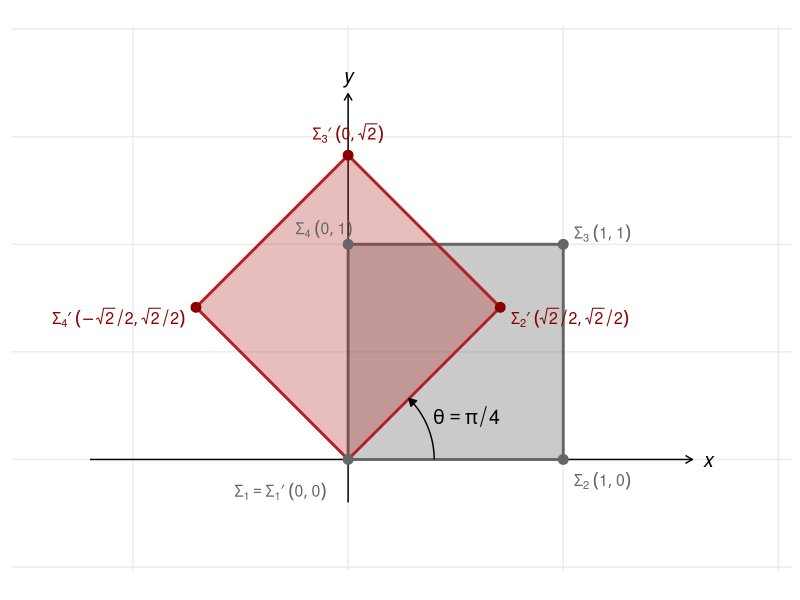

Reproduce this figure in R.
## ---- chunk 1
# Define entries of sigma_1 in row-wise order
entries <- c(4, 0, 2, 1,
             3, 1, 4, 2,
             2, 0, 1, 3)

# Construct 3x4 matrix using row-wise filling
A <- matrix(entries, nrow = 3, ncol = 4, byrow = TRUE)
A
## ---- chunk 2
class(A)
dim(A)
## ---- chunk 3
r1 <- A[1, , drop = FALSE]
r1
class(r1)
dim(r1)
## ---- chunk 4
c1 <- A[, 1, drop = FALSE]
c1
class(c1)
dim(c1)
## ---- chunk 5
# Define entries of sigma_1 in row-wise order
entries <- c(0, 1,
             1, 0)

# Construct 2x2 matrix using row-wise filling
sigma_1 <- matrix(entries, nrow = 2, byrow = TRUE)
sigma_1
## ---- chunk 6
# Use R's complex notation '1i' for the imaginary unit
entries <- c(0, 0-1i,
             0+1i, 0)

# Construct 2x2 matrix using row-wise filling
sigma_2 <- matrix(entries, nrow = 2, byrow = TRUE)
sigma_2
## ---- chunk 7
# Define entries of sigma_2 in row-wise order
entries <- c(1, 0, 
             0, -1)

sigma_3 <- matrix(entries, nrow = 2, byrow = TRUE)
sigma_3
## ---- chunk 8
# Define the matrix-valued function
M <- function(theta) {
  entries <- c(cos(theta), -sin(theta),
               sin(theta),  cos(theta))
  
  matrix(entries, nrow = 2, byrow = TRUE)
}

## ---- chunk 9
# Define the angle of 45 degrees (pi/4 in radians)
theta <- pi / 4   

# Use the function to construct the matrix
M(theta)
## ---- chunk 10
#| echo: false
#| warning: false
#| fig-align: center
#| label: fig-rotation
#| fig-cap: "Planar rotation of a unit square by $\\pi/4$."

library(ggplot2)
library(dplyr)


rot_matrix <- M(theta)

# Define the unit square vertices
square_coords <- matrix(c(0,0, 1,0, 1,1, 0,1, 0,0), ncol = 2, byrow = TRUE)

# Apply rotation 
rotated_coords <- square_coords %*% t(rot_matrix)

# Data for polygons
plot_data <- data.frame(
  x = c(square_coords[,1], rotated_coords[,1]),
  y = c(square_coords[,2], rotated_coords[,2]),
  Shape = rep(c("Original", "Rotated"), each = 5)
)

# Data for the rotation arc
arc_data <- data.frame(
  x = 0.4 * cos(seq(0, theta, length.out = 50)),
  y = 0.4 * sin(seq(0, theta, length.out = 50))
)

# 7. ggplot Implementation
ggplot() +
  # --- AXIS ARROWS ---
  # X-axis arrow
  geom_segment(aes(x = -1.2, y = 0, xend = 1.6, yend = 0), 
               arrow = arrow(length = unit(0.2, "cm")), color = "black", size = 0.5) +
  # Y-axis arrow
  geom_segment(aes(x = 0, y = -0.2, xend = 0, yend = 1.7), 
               arrow = arrow(length = unit(0.2, "cm")), color = "black", size = 0.5) +
  # Axis labels
  annotate("text", x = 1.65, y = 0, label = "x", size = 5, fontface = "italic", hjust = 0) +
  annotate("text", x = 0, y = 1.75, label = "y", size = 5, fontface = "italic", vjust = 0) +

  # Draw the polygons
  geom_polygon(data = plot_data, aes(x = x, y = y, fill = Shape, color = Shape), alpha = 0.3, size = 1) +
  
  # --- THE STATIONARY ORIGIN ---
  # Sigma 1 = Sigma' 1: (0, 0)
  annotate("point", x = 0, y = 0, color = "gray40", size = 3) +
  annotate("text", x = -0.1, y = -0.15, 
           label = "Sigma[1] == Sigma[1]*minute ~ group('(', list(0, 0), ')')", 
           parse = TRUE, size = 4, color = "gray40", fontface = "bold", hjust = 1) +
  
  # --- ORIGINAL SQUARE CORNERS (Gray) ---
  # Sigma 2: (1, 0)
  annotate("point", x = 1, y = 0, color = "gray40", size = 3) +
  annotate("text", x = 1.05, y = -0.1, label = "Sigma[2] ~ group('(', list(1, 0), ')')", parse = TRUE, size = 4, color = "gray40", hjust = 0) +
  
  # Sigma 3: (1, 1)
  annotate("point", x = 1, y = 1, color = "gray40", size = 3) +
  annotate("text", x = 1.05, y = 1.05, label = "Sigma[3] ~ group('(', list(1, 1), ')')", parse = TRUE, size = 4, color = "gray40", hjust = 0) +
  
  # Sigma 4: (0, 1)
  annotate("point", x = 0, y = 1, color = "gray40", size = 3) +
  annotate("text", x = 0.02, y = 1.07, label = "Sigma[4] ~ group('(', list(0, 1), ')')", parse = TRUE, size = 4, color = "gray40", hjust = 1) +
  
  # --- ROTATED SQUARE CORNERS (Red) ---
  # Sigma' 2: (sqrt(2)/2, sqrt(2)/2)
  annotate("point", x = cos(theta), y = sin(theta), color = "darkred", size = 3) +
  annotate("text", x = cos(theta) + 0.05, y = sin(theta) - 0.05, 
           label = "Sigma[2]*minute ~ group('(', list(sqrt(2)/2, sqrt(2)/2), ')')", 
           parse = TRUE, size = 4, color = "darkred", fontface = "bold", hjust = 0) +
  
  # Sigma' 3: (0, sqrt(2))
  annotate("point", x = 0, y = sqrt(2), color = "darkred", size = 3) +
  annotate("text", x = 0, y = sqrt(2) + 0.1, 
           label = "Sigma[3]*minute ~ group('(', list(0, sqrt(2)), ')')", 
           parse = TRUE, size = 4, color = "darkred", fontface = "bold") +

  # Sigma' 4: (-sqrt(2)/2, sqrt(2)/2)
  annotate("point", x = -sin(theta), y = cos(theta), color = "darkred", size = 3) +
  annotate("text", x = -sin(theta) - 0.05, y = cos(theta) - 0.05, 
           label = "Sigma[4]*minute ~ group('(', list(-sqrt(2)/2, sqrt(2)/2), ')')", 
           parse = TRUE, size = 4, color = "darkred", fontface = "bold", hjust = 1) +
  
  # --- ANCILLARY ELEMENTS ---
  # CCW rotation arc and angle label
  geom_path(data = arc_data, aes(x = x, y = y), 
            arrow = arrow(length = unit(0.2, "cm"), type = "closed"), color = "black") +
  annotate("text", x = 0.55, y = 0.2, label = "theta == pi/4", parse = TRUE, size = 5) +
  
  # Plot setup
  coord_fixed(xlim = c(-1.4, 1.9), ylim = c(-0.4, 1.9)) +
  scale_fill_manual(values = c("gray30", "firebrick")) +
  scale_color_manual(values = c("gray40", "firebrick")) +
  theme_minimal() +
  theme(axis.title = element_blank(),
        axis.text = element_blank(), # Optional: hides the grid numbers if you only want arrows
        panel.grid.minor = element_blank(),
        legend.position = "none")

## ---- chunk 11
O <- matrix(0, nrow = 3, ncol = 4)
O
## ---- chunk 12
A <- matrix(c(5, 1, 0,
              3, -1, 2,
              4, 0, -1),
            nrow = 3, ncol = 3, byrow = TRUE)

A
